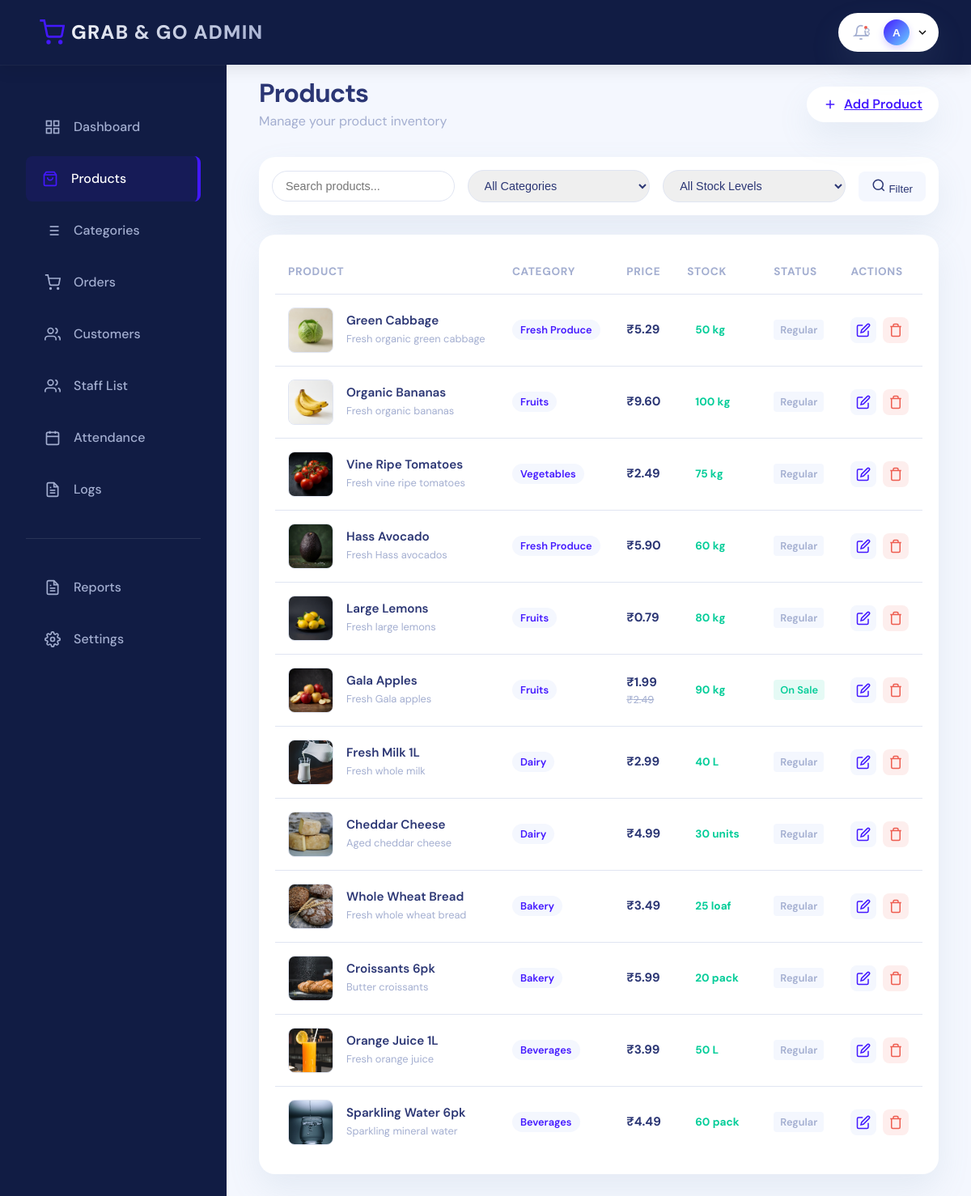
/admin/products.php (signed in), run on the app's committed database.
### tables this page shows
CREATE TABLE IF NOT EXISTS products (
    id INT PRIMARY KEY AUTO_INCREMENT,
    name VARCHAR(255) NOT NULL,
    category_id INT,
    price DECIMAL(10,2) NOT NULL,
    original_price DECIMAL(10,2),
    stock INT DEFAULT 0,
    unit VARCHAR(50) DEFAULT 'units',
    image_url VARCHAR(255),
    description TEXT,
    dietary_tags VARCHAR(255),
    is_sale BOOLEAN DEFAULT FALSE,
    created_at TIMESTAMP DEFAULT CURRENT_TIMESTAMP,
    updated_at TIMESTAMP DEFAULT CURRENT_TIMESTAMP ON UPDATE CURRENT_TIMESTAMP,
    FOREIGN KEY (category_id) REFERENCES categories(id) ON DELETE SET NULL,
    INDEX idx_category (category_id),
    INDEX idx_price (price),
    INDEX idx_sale (is_sale)
);

CREATE TABLE IF NOT EXISTS categories (
    id INT PRIMARY KEY AUTO_INCREMENT,
    name VARCHAR(100) NOT NULL,
    icon VARCHAR(50),
    display_order INT DEFAULT 0,
    created_at TIMESTAMP DEFAULT CURRENT_TIMESTAMP,
    INDEX idx_display_order (display_order)
);

### admin/products.php (the view, shortened to what this page needs)
<?php
require_once 'header.php';
$search = $_GET['search'] ?? '';
$query = "SELECT p.*, c.name as category_name FROM products p
          LEFT JOIN categories c ON p.category_id = c.id
          WHERE 1=1";
$query .= " ORDER BY p.created_at DESC";
$products = $conn->query($query);
?>
<?php require_once 'sidebar.php'; ?>
<main class="admin-main">
    <div class="admin-container">
        <div class="page-header">
            <div>
                <h1>Products</h1>
                <p class="text-secondary">Manage your product inventory</p>
            </div>
            <div class="page-actions">
                <a href="add_product.php" class="btn btn-primary">
                    <svg width="18" height="18" viewBox="0 0 24 24" fill="none" stroke="currentColor" stroke-width="2">
                        <line x1="12" y1="5" x2="12" y2="19"></line>
                        <line x1="5" y1="12" x2="19" y2="12"></line>
                    </svg>
                    Add Product
                </a>
            </div>
        </div>
        <div class="filters-bar">
            <form method="GET" class="filters-form">
                <div class="filter-group">
                    <input
                        type="text"
                        name="search"
                        placeholder="Search products..."
                        value="<?php echo htmlspecialchars($search); ?>"
                        class="filter-input"
                    >
                </div>
                <div class="filter-group">
                    <select name="category" class="filter-select">
                        <option value="">All Categories</option>
                    </select>
                </div>
                <div class="filter-group">
                    <select name="stock" class="filter-select">
                        <option value="">All Stock Levels</option>
                    </select>
                </div>
                <button type="submit" class="btn btn-secondary">
                    <svg width="18" height="18" viewBox="0 0 24 24" fill="none" stroke="currentColor" stroke-width="2">
                        <circle cx="11" cy="11" r="8"></circle>
                        <path d="m21 21-4.35-4.35"></path>
                    </svg>
                    Filter
                </button>
            </form>
        </div>
        <div class="table-card">
            <table class="data-table">
                <thead>
                    <tr>
                        <th>Product</th>
                        <th>Category</th>
                        <th>Price</th>
                        <th>Stock</th>
                        <th>Status</th>
                        <th>Actions</th>
                    </tr>
                </thead>
                <tbody>
                    <?php if ($products && $products->num_rows > 0): ?>
                        <?php while ($product = $products->fetch_assoc()): ?>
                            <tr>
                                <td>
                                    <div class="product-cell">
                                        <img
                                            src="../<?php echo htmlspecialchars($product['image_url'] ?? 'images/placeholder.jpg'); ?>"
                                            alt="<?php echo htmlspecialchars($product['name']); ?>"
                                            class="product-thumb"
                                            onerror="this.onerror=null; this.src='../images/placeholder.jpg'"
                                        >
                                        <div>
                                            <h4><?php echo htmlspecialchars($product['name']); ?></h4>
                                            <p class="text-secondary text-sm">
                                                <?php echo htmlspecialchars(substr($product['description'] ?? '', 0, 50)); ?>
                                            </p>
                                        </div>
                                    </div>
                                </td>
                                <td>
                                    <span class="category-badge">
                                        <?php echo htmlspecialchars($product['category_name'] ?? 'Uncategorized'); ?>
                                    </span>
                                </td>
                                <td>
                                    <div class="price-cell">
                                        <span class="price-current">₹<?php echo number_format($product['price'], 2); ?></span>
                                        <?php if ($product['original_price']): ?>
                                            <span class="price-original">₹<?php echo number_format($product['original_price'], 2); ?></span>
                                        <?php endif; ?>
                                    </div>
                                </td>
                                <td>
                                    <?php
                                    $stock = $product['stock'];
                                    $stock_class = $stock == 0 ? 'stock-out' : ($stock < 10 ? 'stock-low' : 'stock-good');
                                    ?>
                                    <span class="stock-badge <?php echo $stock_class; ?>">
                                         <?php echo $stock; ?> <?php echo htmlspecialchars($product['unit'] ?? 'units'); ?>
                                     </span>
                                </td>
                                <td>
                                    <?php if ($product['is_sale']): ?>
                                        <span class="badge badge-success">On Sale</span>
                                    <?php else: ?>
                                        <span class="badge badge-neutral">Regular</span>
                                    <?php endif; ?>
                                </td>
                                <td>
                                    <div class="action-buttons">
                                        <a href="edit_product.php?id=<?php echo $product['id']; ?>" class="btn-icon" title="Edit">
                                            <svg width="18" height="18" viewBox="0 0 24 24" fill="none" stroke="currentColor" stroke-width="2">
                                                <path d="M11 4H4a2 2 0 0 0-2 2v14a2 2 0 0 0 2 2h14a2 2 0 0 0 2-2v-7"></path>
                                                <path d="M18.5 2.5a2.121 2.121 0 0 1 3 3L12 15l-4 1 1-4 9.5-9.5z"></path>
                                            </svg>
                                        </a>
                                        <button
                                            class="btn-icon btn-icon-danger delete-product-btn"
                                            data-id="<?php echo $product['id']; ?>"
                                            data-name="<?php echo htmlspecialchars($product['name']); ?>"
                                            title="Delete"
                                        >
                                            <svg width="18" height="18" viewBox="0 0 24 24" fill="none" stroke="currentColor" stroke-width="2">
                                                <polyline points="3 6 5 6 21 6"></polyline>
                                                <path d="M19 6v14a2 2 0 0 1-2 2H7a2 2 0 0 1-2-2V6m3 0V4a2 2 0 0 1 2-2h4a2 2 0 0 1 2 2v2"></path>
                                            </svg>
                                        </button>
                                    </div>
                                </td>
                            </tr>
                        <?php endwhile; ?>
                    <?php endif; ?>
                </tbody>
            </table>
        </div>
    </div>
</main>
<?php require_once 'footer.php'; ?>

### data on the page
products: image_url (picture), name "Green Cabbage", description "Fresh organic green cabbage", category.name "Fresh Produce", price "5.29", stock "50", unit "kg", is_sale "Regular"
products: image_url (picture), name "Organic Bananas", description "Fresh organic bananas", category.name "Fruits", price "9.60", stock "100", unit "kg", is_sale "Regular"
products: image_url (picture), name "Vine Ripe Tomatoes", description "Fresh vine ripe tomatoes", category.name "Vegetables", price "2.49", stock "75", unit "kg", is_sale "Regular"
products: image_url (picture), name "Hass Avocado", description "Fresh Hass avocados", category.name "Fresh Produce", price "5.90", stock "60", unit "kg", is_sale "Regular"
products: image_url (picture), name "Large Lemons", description "Fresh large lemons", category.name "Fruits", price "0.79", stock "80", unit "kg", is_sale "Regular"
products: image_url (picture), name "Gala Apples", description "Fresh Gala apples", category.name "Fruits", price "1.99", original_price "2.49", stock "90", unit "kg", is_sale "On Sale"
products: image_url (picture), name "Fresh Milk 1L", description "Fresh whole milk", category.name "Dairy", price "2.99", stock "40", unit "L", is_sale "Regular"
products: image_url (picture), name "Cheddar Cheese", description "Aged cheddar cheese", category.name "Dairy", price "4.99", stock "30", unit "units", is_sale "Regular"
products: image_url (picture), name "Whole Wheat Bread", description "Fresh whole wheat bread", category.name "Bakery", price "3.49", stock "25", unit "loaf", is_sale "Regular"
products: image_url (picture), name "Croissants 6pk", description "Butter croissants", category.name "Bakery", price "5.99", stock "20", unit "pack", is_sale "Regular"
products: image_url (picture), name "Orange Juice 1L", description "Fresh orange juice", category.name "Beverages", price "3.99", stock "50", unit "L", is_sale "Regular"
products: image_url (picture), name "Sparkling Water 6pk", description "Sparkling mineral water", category.name "Beverages", price "4.49", stock "60", unit "pack", is_sale "Regular"

### other printed values
substr($_SESSION['full_name'] ?? 'A', 0, 1) "A"
